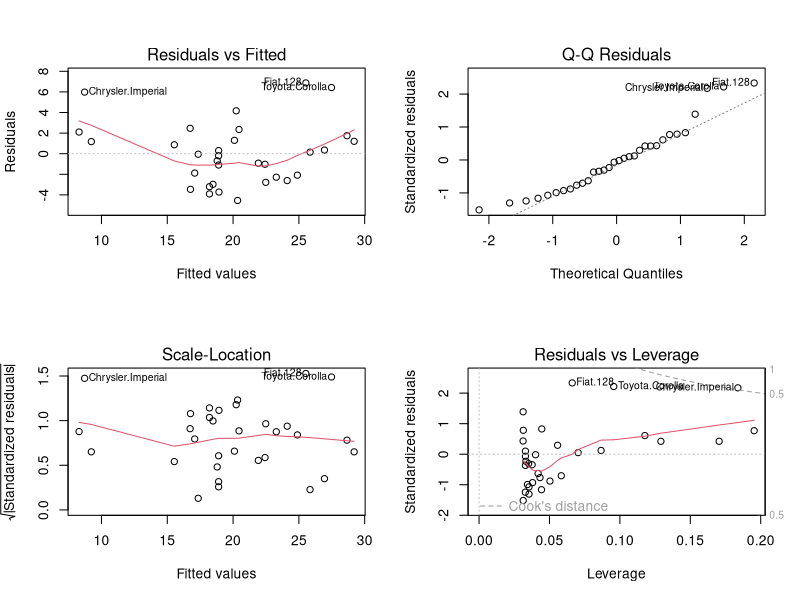
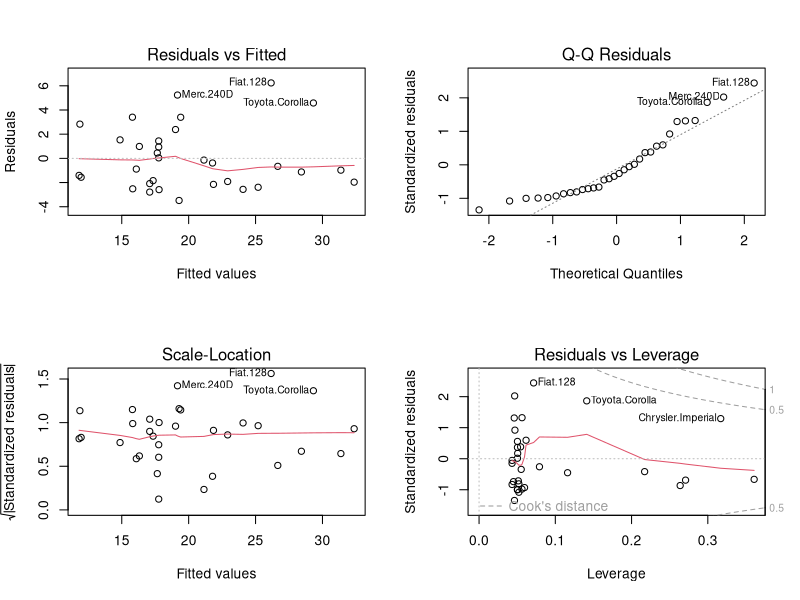

Reproduce these figures in R, in order.
## ---- chunk 1
knitr::opts_chunk$set(echo = TRUE)
library(caret)
library(ggplot2)
## ---- chunk 2
data(mtcars)
head(mtcars)
## ---- chunk 3
set.seed(10)

particao <- createDataPartition(mtcars$mpg, p = 0.7, list = FALSE)
treino <- mtcars[particao, ] # não precisa usar no método cv
teste  <- mtcars[-particao, ]

controle_cv <- trainControl(method = "cv", number = 5)
## ---- chunk 4
modelo_linear <- train(
  mpg ~ wt,
  data = mtcars,
  method = "lm",
  trControl = controle_cv
)
modelo_linear

## ---- chunk 5
pred_teste_linar <- predict(modelo_linear, newdata = teste)
resultados.modelo.linear <- postResample(pred_teste_linar, teste$mpg)
resultados.modelo.linear
## ---- chunk 6
modelo_polinomial <- train(
  mpg ~ wt + I(wt^2),
  data = mtcars,
  method = "lm",
  trControl = controle_cv
)
modelo_polinomial


## ---- chunk 7
pred_teste_poly <- predict(modelo_polinomial, newdata = teste)
resultados.modelo.poly <- postResample(pred_teste_poly, teste$mpg)
resultados.modelo.poly
## ---- chunk 8
data.frame(
  Modelo = c("Linear", "Polinomial"),
  RMSE = c(resultados.modelo.linear["RMSE"], resultados.modelo.poly["RMSE"]),
  Rsquared = c(resultados.modelo.linear["Rsquared"], resultados.modelo.poly["Rsquared"]),
  MAE = c(resultados.modelo.linear["MAE"], resultados.modelo.poly["MAE"])
)
## ---- chunk 9
par(mfrow = c(2, 2))
plot(modelo_linear$finalModel)
## ---- chunk 10
#| echo: false


par(mfrow = c(2, 2))
plot(modelo_polinomial$finalModel)
